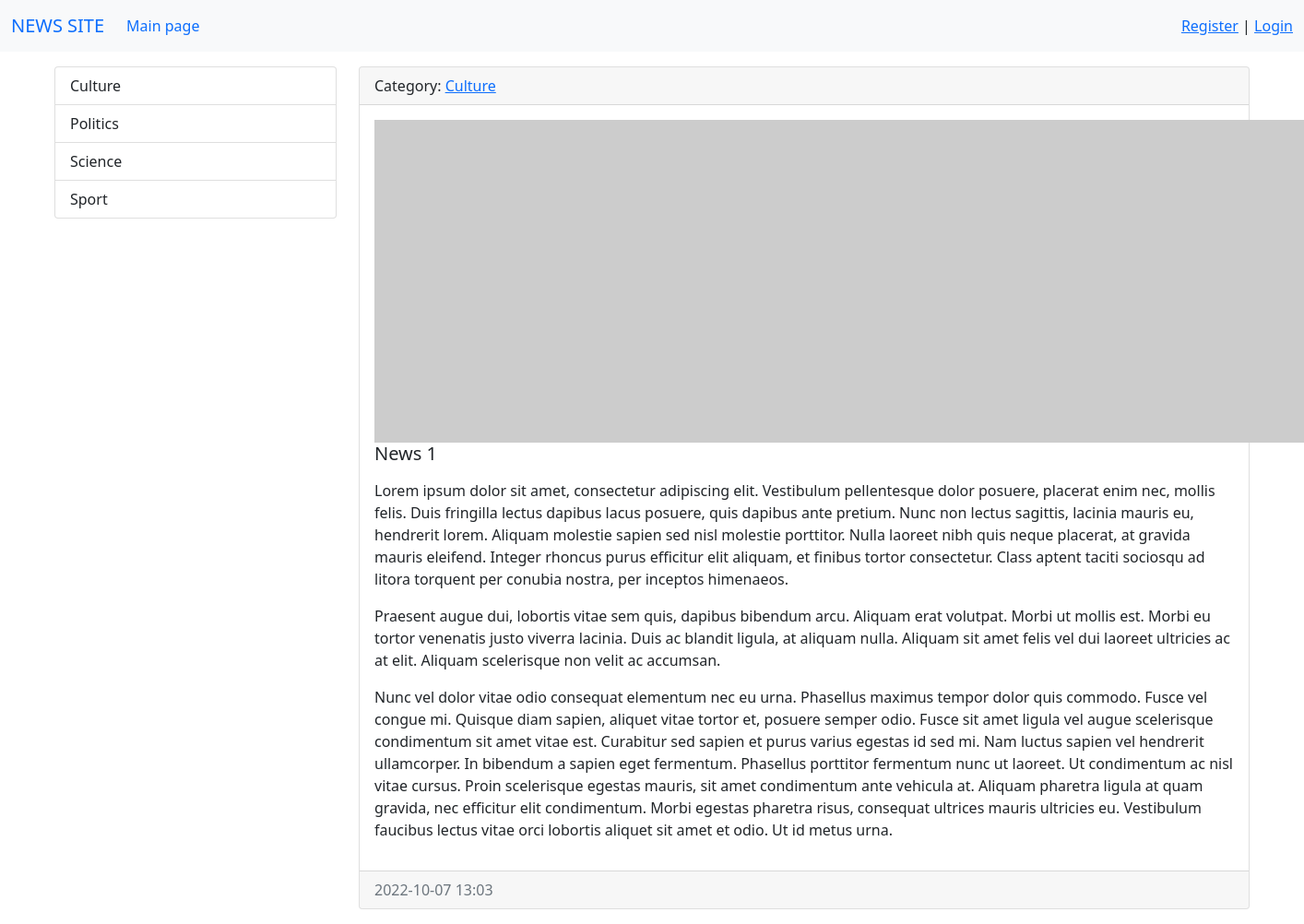
The page /news/1/ on the database its author committed.
### news/models.py (models this page shows, shortened)
class Category(models.Model):
    title = models.CharField(max_length=150, db_index=True)
    def get_absolute_url(self):
        return reverse("category", kwargs={"category_id": self.pk})
    def __str__(self):
        return self.title
    class Meta:
        verbose_name = 'Category'
        verbose_name_plural = 'Categories'
        ordering = ['title']

class News(models.Model):
    title = models.CharField(max_length=150)
    content = models.TextField(blank=True)
    created_at = models.DateTimeField(auto_now_add=True)
    updated_at = models.DateTimeField(auto_now=True)
    photo = models.ImageField(upload_to='photos/%Y/%m/%d/', blank=True)
    is_published = models.BooleanField(default=True)
    category = models.ForeignKey('Category', on_delete=models.PROTECT)
    class Meta:
        verbose_name = 'News'
        verbose_name_plural = 'News'
        ordering = ['created_at']

### news/views.py (the view)
# urls.py: path('news/<int:pk>/', ViewNews.as_view(), name='view_news'),
class ViewNews(DetailView):
    model = News
    context_object_name = 'news_item'
    template_name = 'news/news_detail.html'

### news/templatetags/news_tags.py (called while the page is built)
@register.simple_tag(name='get_list_categories')
def get_categories():
    return Category.objects.all()

### news/templates/news/news_detail.html (shortened to what this page needs)
{% extends 'base.html' %}
{% block sidebar %}
    {% include 'inc/_sidebar.html' %}
{% endblock %}
{% block content %}
      <div class="card mb-3">
        <div class="card-header">
            Category: <a href="{{ news_item.category.get_absolute_url }}">{{ news_item.category }}</a>
        </div>
        <div class="card-body">
            {% if item.photo %}
                <img src="{{ news_item.photo.url }}" alt="" width="350" class="float-left mr-3">
            {% else %}
                <img src="https://picsum.photos/id/1060/350/235/?blur=2" alt="" class="mr-3">
            {% endif %}
                <br>
                <h5 class="card-title">{{ news_item.title }}</h5>
                <p class="card-text">{{ news_item.content|safe|linebreaks}}</p>
        </div>
        <div class="card-footer text-muted">
          {{ news_item.created_at|date:"Y-m-d H:i"}}
        </div>
      </div>
{% endblock %}

### templates/inc/_sidebar.html
{% load news_tags %}
<div class="list-group">
    {% get_list_categories as categories %}
    {% for item in categories %}
    <a href="{% url 'category' item.pk %}" class="list-group-item list-group-item-action">{{ item.title }}</a>
    {% endfor %}
</div>
<br>

### rows shown on the page
Category: title "Culture"
Category: title "Politics"
Category: title "Science"
Category: title "Sport"
News: category "Culture", title "News 1", content "Lorem ipsum dolor sit amet, consectetur adipiscing elit. Vestibulum pellentesque dolor posuere, placerat enim nec, mollis felis. Duis fringilla lectus dapibus lacus posuere, quis dapibus ante pretium. Nunc non lectus sagittis, lacinia mauris eu, hendrerit lorem. Aliquam molestie sapien sed nisl molestie porttitor. Nulla laoreet nibh quis neque placerat, at gravida mauris eleifend. Integer rhoncus purus efficitur elit aliquam, et finibus tortor consectetur. Class aptent taciti sociosqu ad litora torquent per conubia nostra, per inceptos himenaeos. Praesent augue dui, lobortis vitae sem quis, dapibus bibendum arcu. Aliquam erat volutpat. Morbi ut mollis est. Morbi eu tortor venenatis justo…", created_at "2022-10-07 13:03"
